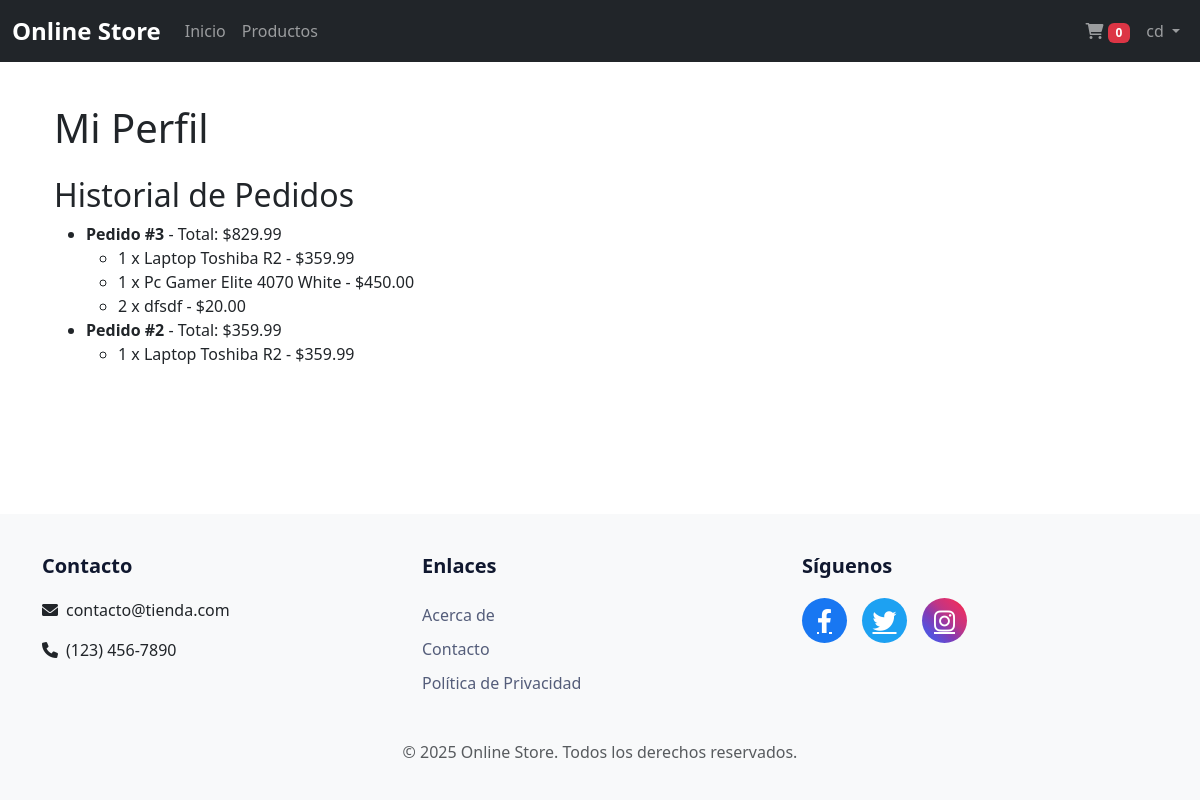
Before: /profile/ (signed in) with the older database file.
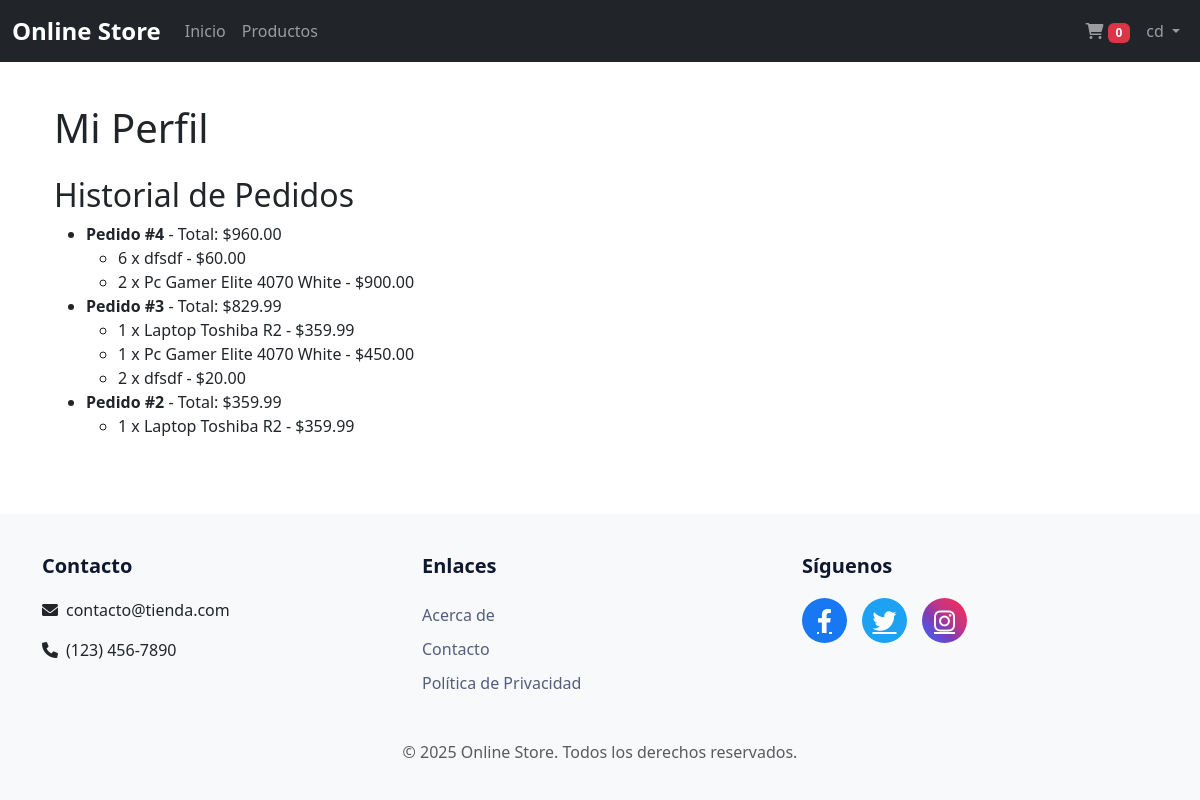
After: the same page with the newer database file.
### tasks/models.py (models this page shows, shortened)
class Order(models.Model):
    user = models.ForeignKey(User, on_delete=models.CASCADE)
    created_at = models.DateTimeField(auto_now_add=True)
    updated_at = models.DateTimeField(auto_now=True)
    total = models.DecimalField(max_digits=10, decimal_places=2, default=0)
    is_completed = models.BooleanField(default=False)

class OrderItem(models.Model):
    order = models.ForeignKey(Order, on_delete=models.CASCADE, related_name='items')
    product = models.ForeignKey(Product, on_delete=models.CASCADE)
    quantity = models.PositiveIntegerField(default=1)
    price = models.DecimalField(max_digits=10, decimal_places=2)
    def get_total(self):
        return self.quantity * self.price

class Product(models.Model):
    name = models.CharField(max_length=200)
    category = models.ForeignKey(Category, on_delete=models.CASCADE)
    description = models.TextField(blank=True, null=True)
    price = models.DecimalField(max_digits=10, decimal_places=2)
    stock = models.PositiveIntegerField(default=0)
    image = models.ImageField(upload_to='products/', blank=True, null=True)  # Campo opcional
    created_at = models.DateTimeField(auto_now_add=True)
    updated_at = models.DateTimeField(auto_now=True)

### tasks/views.py (the view)
# urls.py: path("profile/", views.profile, name="profile"),
def profile(request):
    if not request.user.is_authenticated:
        messages.error(request, "Debes iniciar sesión para ver tu perfil.")
        return redirect("signin")
    orders = Order.objects.filter(
        user=request.user,
        is_completed=True
    ).order_by('-created_at')  # Asumiendo que tienes un campo created_at
    paginator = Paginator(orders, 10)  # 10 órdenes por página
    page_number = request.GET.get('page')
    orders_page = paginator.get_page(page_number)
    context = {
        'orders': orders_page,
        'user_info': {
            'username': request.user.username,
            'email': request.user.email,
            'date_joined': request.user.date_joined,
        }
    }
    return render(request, "profile.html", context)

### tasks/templates/profile.html
{% extends 'layouts/base.html' %}
{% block content %}
<section class="container">
    <h1 class="my-4">Mi Perfil</h1>
    <h2>Historial de Pedidos</h2>
    {% if orders %}
    <ul>
        {% for order in orders %}
        <li>
            <strong>Pedido #{{ order.id }}</strong> - Total: ${{ order.total }}
            <ul>
                {% for item in order.items.all %}
                <li>{{ item.quantity }} x {{ item.product.name }} - ${{ item.get_total }}</li>
                {% endfor %}
            </ul>
        </li>
        {% endfor %}
    </ul>
    {% else %}
    <p>No tienes pedidos realizados.</p>
    {% endif %}
</section>
{% endblock %}

Changed rows visible on the page:
added Order: id "4", total "960.00"
added OrderItem: quantity "6", product.name "dfsdf", get_total "60.00", shown under "4"
added OrderItem: quantity "2", product.name "Pc Gamer Elite 4070 White", get_total "900.00", shown under "4"
